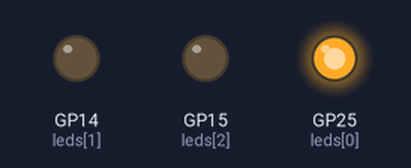
Recording of a program running on a simulated Raspberry Pi Pico running MicroPython. On the bench: output pins drawn as LEDs (lit = HIGH).

Above: at 0.5 s.
At 2.5 s:
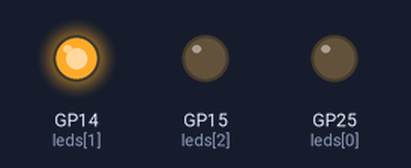
At 4.5 s:
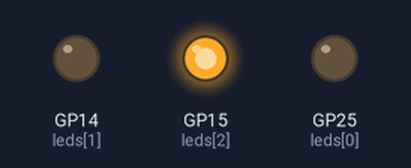
At 5.5 s:
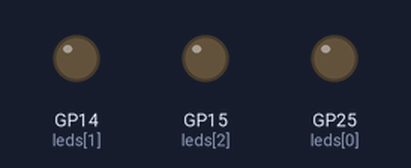
Timing chart, 0 to 7.8 s (numbered marks = the images above):
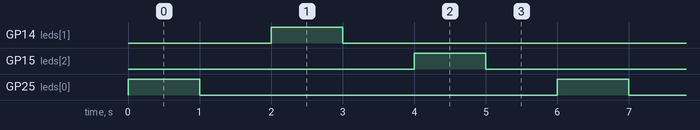

Measured:
- by itself, GP14 (leds[1]), GP15 (leds[2]), GP25 (leds[0]): alternates HIGH for 1.0 s and LOW for 5.0 s
- by itself, everything shown: repeats every 6.0 s, in 6 steps

The program:

three_leds_ctrl_list.py
```python
from machine import Pin
from time import sleep

ledPins = ['LED', 14, 15]
leds = [Pin(pin, Pin.OUT) for pin in ledPins]

def ledToggle():
    leds[0].high()
    sleep(1)
    leds[0].low()
    sleep(1)

    leds[1].high()
    sleep(1)
    leds[1].low()
    sleep(1)

    leds[2].high()
    sleep(1)
    leds[2].low()
    sleep(1)

while True:
    ledToggle()
```
